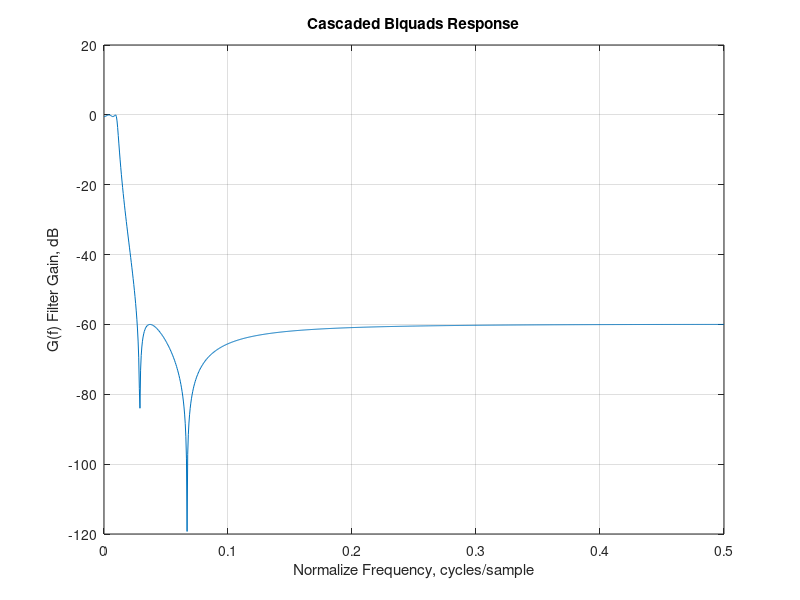

MATLAB code for this plot:
%% ECE486 Lab 3 - Task 3/4
% This script is a secondary test of the zp2biquad() function written for Task 3. 
% The filter designed in Task 2 was split into 5 biquad sections using the
% coefficients generated by the zp2biquad() function.
%
% Authors: Jacob Allenwood, Travis Russell, Jeremiah Simonsen
% ECE 486 - Laboratory 3
% March 10, 2015

f = linspace(0,0.5,1001);
z = exp(1i*2*pi*f);
G_1 = (1 - 1.8256*z.^(-1) + 1*z.^(-2))./(1 - 1.94551*z.^(-1) ...
    + 0.946985*z.^(-2));
G_2 = (1 - 1.9673*z.^(-1) + 1*z.^(-2))./(1 - 1.97569*z.^(-1) ... 
    + 0.979843*z.^(-2));

plot(f,20*log10(abs(0.00101447*G_1.*G_2)))
% axis([0 0.5 -45 5])
grid on
xlabel('Normalize Frequency, cycles/sample')
ylabel('G(f) Filter Gain, dB')
title('Cascaded Biquads Response')